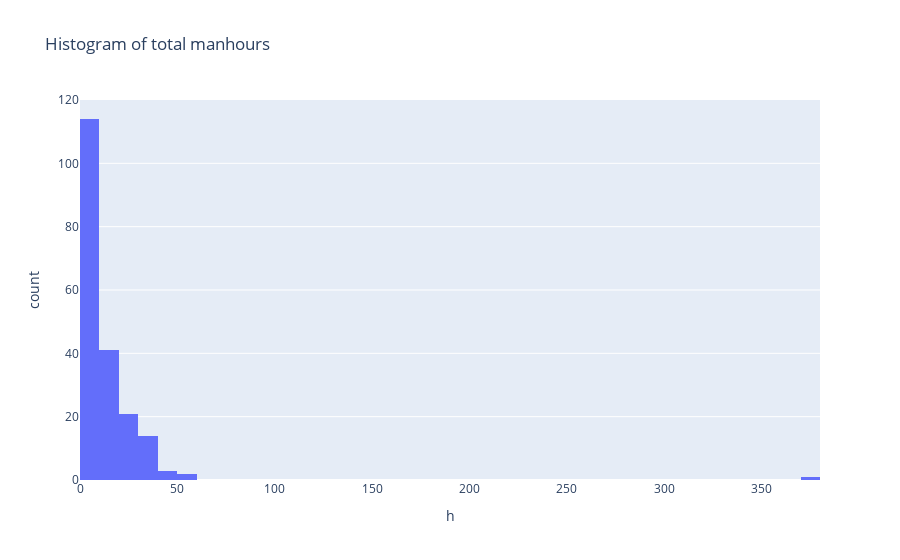

Notebook code cell kept with this figure:
### Markdown cell above
Above we can see that the contractors responsible for these high invoices. However, it seems that only the interior fit-out contractor provided the manhours related to the invoice. This is not too unusual since some contractors charge using other units such as m².

### Code cell
fig = px.histogram(data_tp, x="total_manhours",
                   title='Histogram of total manhours',
                   labels={'total_manhours':'h'})
fig.show()

### Figure 1 — Plotly figure (JSON) as saved in the notebook; plotly's stock layout.template omitted (floating-point values rounded to 4 significant figures; data arrays with more than 128 entries replaced by an {"elided": "..."} marker saying what was removed)
{"data": [{"alignmentgroup": "True", "bingroup": "x", "hovertemplate": "h=%{x}<br>count=%{y}<extra></extra>", "legendgroup": "", "marker": {"color": "#636efa"}, "name": "", "offsetgroup": "", "orientation": "v", "showlegend": false, "type": "histogram", "x": {"elided": "247 float values"}, "xaxis": "x", "yaxis": "y"}], "layout": {"barmode": "relative", "legend": {"tracegroupgap": 0}, "title": {"text": "Histogram of total manhours"}, "xaxis": {"anchor": "y", "domain": [0, 1], "title": {"text": "h"}}, "yaxis": {"anchor": "x", "domain": [0, 1], "title": {"text": "count"}}}}
